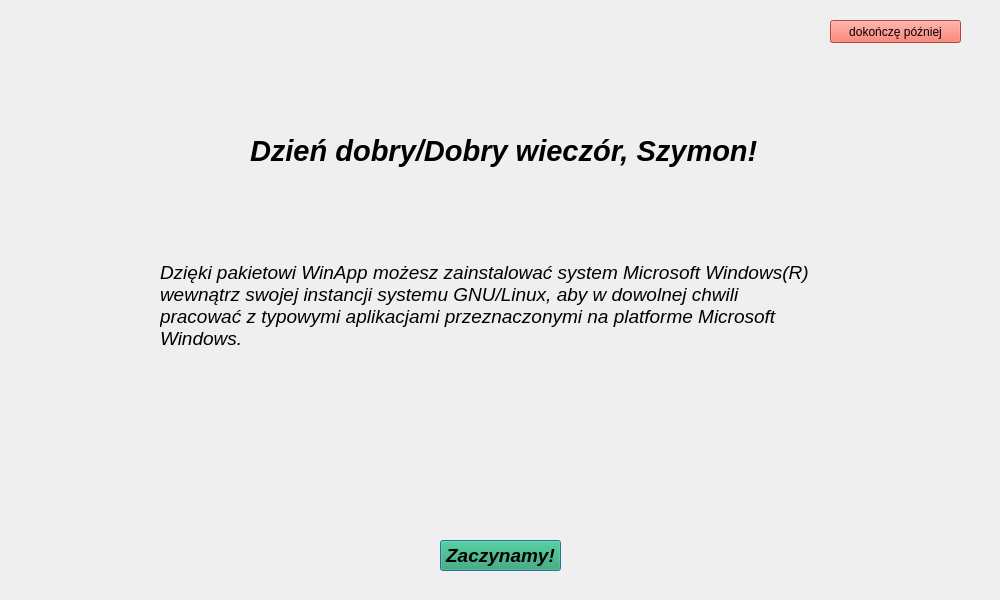
<?xml version="1.0" encoding="UTF-8"?>
<ui version="4.0">
 <class>WizardMainWindow</class>
 <widget class="QMainWindow" name="WizardMainWindow">
  <property name="geometry">
   <rect>
    <x>0</x>
    <y>0</y>
    <width>1000</width>
    <height>600</height>
   </rect>
  </property>
  <property name="windowTitle">
   <string>WizardMainWindow</string>
  </property>
  <widget class="QWidget" name="centralwidget">
   <widget class="QPushButton" name="TheStartButton">
    <property name="geometry">
     <rect>
      <x>440</x>
      <y>540</y>
      <width>121</width>
      <height>31</height>
     </rect>
    </property>
    <property name="font">
     <font>
      <pointsize>14</pointsize>
      <italic>true</italic>
      <bold>true</bold>
     </font>
    </property>
    <property name="styleSheet">
     <string notr="true">background-color: rgb(38, 162, 105);</string>
    </property>
    <property name="text">
     <string>Zaczynamy!</string>
    </property>
    <property name="autoDefault">
     <bool>true</bool>
    </property>
    <property name="default">
     <bool>true</bool>
    </property>
    <property name="flat">
     <bool>false</bool>
    </property>
   </widget>
   <widget class="QPushButton" name="stopInstalation">
    <property name="geometry">
     <rect>
      <x>830</x>
      <y>20</y>
      <width>131</width>
      <height>23</height>
     </rect>
    </property>
    <property name="styleSheet">
     <string notr="true">background-color:rgb(246, 97, 81)</string>
    </property>
    <property name="text">
     <string>dokończę później</string>
    </property>
   </widget>
   <widget class="QLabel" name="label">
    <property name="geometry">
     <rect>
      <x>160</x>
      <y>220</y>
      <width>661</width>
      <height>171</height>
     </rect>
    </property>
    <property name="font">
     <font>
      <pointsize>14</pointsize>
      <italic>true</italic>
     </font>
    </property>
    <property name="text">
     <string>Dzięki pakietowi WinApp możesz zainstalować system Microsoft Windows(R) wewnątrz swojej instancji systemu GNU/Linux, aby w dowolnej chwili pracować z typowymi aplikacjami przeznaczonymi na platforme Microsoft Windows.</string>
    </property>
    <property name="wordWrap">
     <bool>true</bool>
    </property>
   </widget>
   <widget class="QLabel" name="label_2">
    <property name="geometry">
     <rect>
      <x>250</x>
      <y>100</y>
      <width>511</width>
      <height>101</height>
     </rect>
    </property>
    <property name="font">
     <font>
      <pointsize>22</pointsize>
      <italic>true</italic>
      <bold>true</bold>
     </font>
    </property>
    <property name="text">
     <string>Dzień dobry/Dobry wieczór, Szymon!</string>
    </property>
   </widget>
  </widget>
 </widget>
 <resources/>
 <connections/>
</ui>
